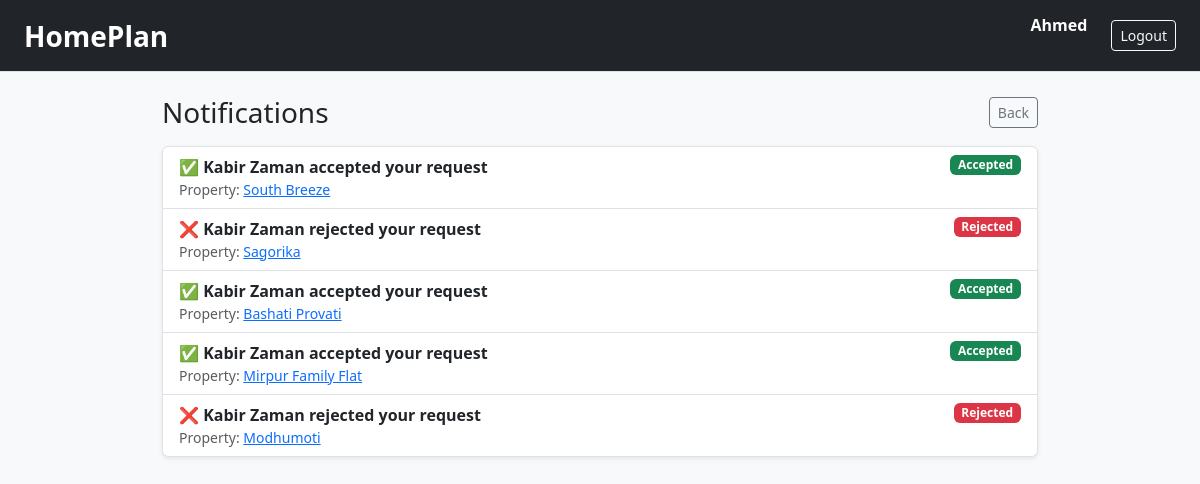
The app's page /client/notifications.php (signed in) with its own data.
### tables this page shows
CREATE TABLE `requests` (
  `request_id` int(11) NOT NULL,
  `client_id` int(11) NOT NULL,
  `provider_id` int(11) NOT NULL,
  `property_id` int(11) DEFAULT NULL,
  `request_type` varchar(30) NOT NULL,
  `status` enum('pending','accepted','rejected') NOT NULL DEFAULT 'pending',
  `creation_date` timestamp NOT NULL DEFAULT current_timestamp(),
  `area_unit` varchar(20) DEFAULT NULL,
  `area_value` decimal(12,2) DEFAULT NULL,
  `location_text` varchar(255) DEFAULT NULL,
  `asking_price` decimal(14,2) DEFAULT NULL,
  `road_width` decimal(10,2) DEFAULT NULL,
  `ownership_type` varchar(100) DEFAULT NULL,
  `notes` text DEFAULT NULL,
  `created_at` timestamp NOT NULL DEFAULT current_timestamp()
);

CREATE TABLE `users` (
  `user_id` int(11) NOT NULL,
  `role` enum('client','property_owner','developer','architect','material_provider','worker_provider','interior_designer','admin') NOT NULL,
  `provider_type` enum('developer','builder','contractor','architect') DEFAULT NULL,
  `full_name` varchar(120) NOT NULL,
  `email` varchar(190) NOT NULL,
  `phone` varchar(30) DEFAULT NULL,
  `password` varchar(255) NOT NULL,
  `profile_pic` varchar(255) DEFAULT NULL,
  `house` varchar(60) DEFAULT NULL,
  `street` varchar(80) DEFAULT NULL,
  `city` varchar(80) DEFAULT NULL,
  `area_code` varchar(20) DEFAULT NULL,
  `created_at` timestamp NOT NULL DEFAULT current_timestamp()
);

CREATE TABLE `properties` (
  `property_id` int(11) NOT NULL,
  `provider_id` int(11) NOT NULL,
  `location_id` int(11) NOT NULL,
  `project_name` varchar(160) DEFAULT NULL,
  `size_sqft` int(11) NOT NULL,
  `price` decimal(12,2) NOT NULL,
  `no_of_bedrooms` int(11) DEFAULT 0,
  `no_of_bathrooms` int(11) DEFAULT 0,
  `availability_status` enum('available','booked','sold') DEFAULT 'available',
  `created_at` timestamp NOT NULL DEFAULT current_timestamp()
);

### client/notifications.php (the view, shortened to what this page needs)
<?php
require_once __DIR__ . '/../config/db.php';
$client_id = (int)$_SESSION['user_id'];
$sql = "
  SELECT
    r.request_id,
    r.status,
    u.full_name AS provider_name,
    p.project_name AS property_title,
    p.property_id
  FROM requests r
  JOIN properties p ON p.property_id = r.property_id
  JOIN users u ON u.user_id = p.provider_id
  WHERE r.client_id = ?
    AND r.status IN ('accepted', 'rejected')
  ORDER BY r.request_id DESC
";
$stmt = $conn->prepare($sql);
$stmt->bind_param("i", $client_id);
$stmt->execute();
$notifications = $stmt->get_result();
?>
<!doctype html>
<html>
<head>
  <link rel="stylesheet" href="https://cdn.jsdelivr.net/npm/bootstrap@5.3.3/dist/css/bootstrap.min.css">
</head>
<body class="bg-light">
<?php require_once __DIR__ . '/../includes/topbar.php'; ?>
<div class="container py-4" style="max-width: 900px;">
  <div class="d-flex justify-content-between align-items-center mb-3">
    <h3 class="mb-0">Notifications</h3>
    <a class="btn btn-outline-secondary btn-sm" href="/homeplan/client/dashboard.php">Back</a>
  </div>
  <?php if ($notifications->num_rows === 0): ?>
    <div class="alert alert-info">No notifications yet.</div>
  <?php else: ?>
    <div class="list-group shadow-sm">
      <?php while ($row = $notifications->fetch_assoc()): ?>
        <?php
          $status = strtolower($row['status'] ?? '');
          $badge  = ($status === 'accepted') ? 'success' : 'danger';
          $icon   = ($status === 'accepted') ? '✅' : '❌';
          $provider = $row['provider_name'] ?? 'Provider';
          $propName = trim((string)($row['property_title'] ?? ''));
          $propId   = (int)($row['property_id'] ?? 0);
        ?>
        <div class="list-group-item d-flex justify-content-between align-items-start">
          <div>
            <div class="fw-bold">
              <?= $icon ?>
              <?= htmlspecialchars($provider) ?>
              <?= ($status === 'accepted') ? 'accepted' : 'rejected' ?>
              your request
            </div>
            <div class="text-muted small">
              Property:
              <a href="/homeplan/client/property_view.php?id=<?= $propId ?>">
                <?= htmlspecialchars($propName) ?>
              </a>
            </div>
          </div>
          <span class="badge bg-<?= $badge ?>">
            <?= htmlspecialchars(ucfirst($status)) ?>
          </span>
        </div>
      <?php endwhile; ?>
    </div>
  <?php endif; ?>
</div>
</body>
</html>

### records on screen
requests: status "✅", users.full_name "Kabir Zaman", shows "accepted", property.project_name "South Breeze", status "Accepted"
requests: status "❌", users.full_name "Kabir Zaman", shows "rejected", property.project_name "Sagorika", status "Rejected"
requests: status "✅", provider.full_name "Kabir Zaman", shows "accepted", property.project_name "Bashati Provati", status "Accepted"
requests: status "✅", users.full_name "Kabir Zaman", shows "accepted", property.project_name "Mirpur Family Flat", status "Accepted"
requests: status "❌", users.full_name "Kabir Zaman", shows "rejected", property.project_name "Modhumoti", status "Rejected"

### other values on screen
$name "Ahmed"
